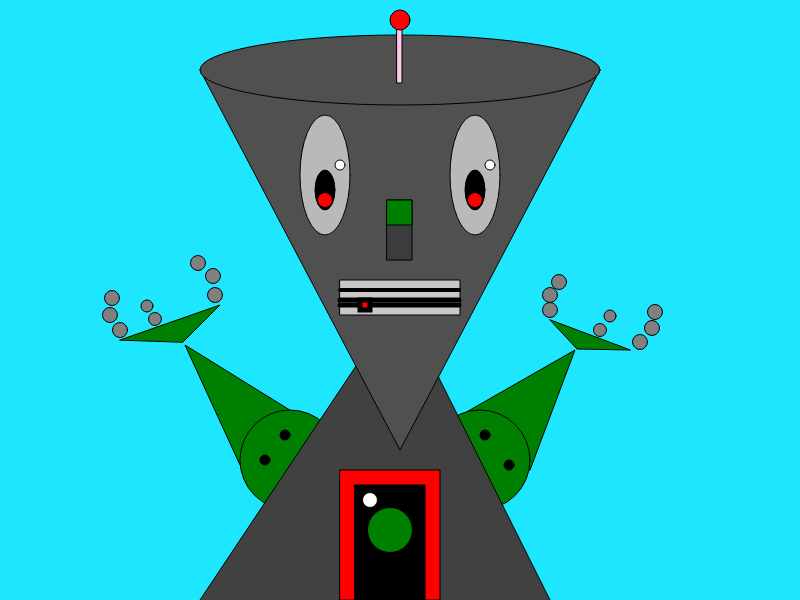
Frame 1 (no input)
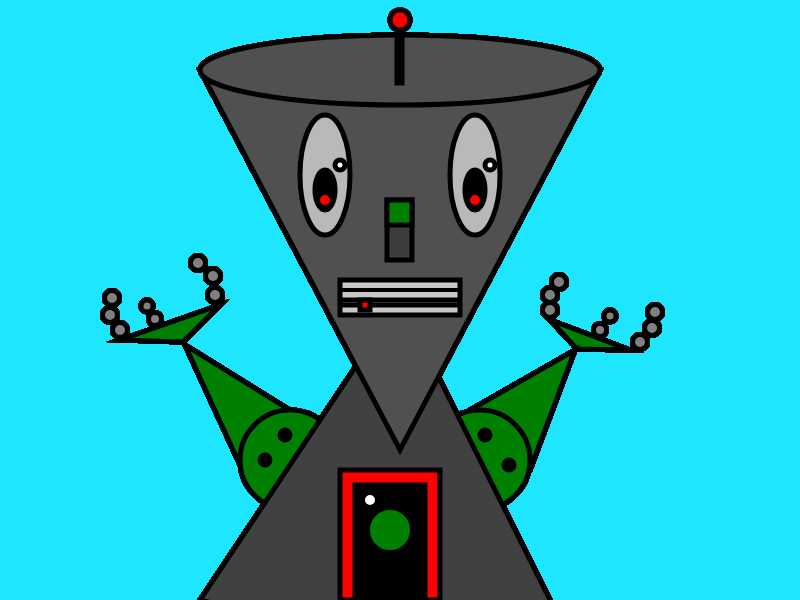
Frame 60 (no input)
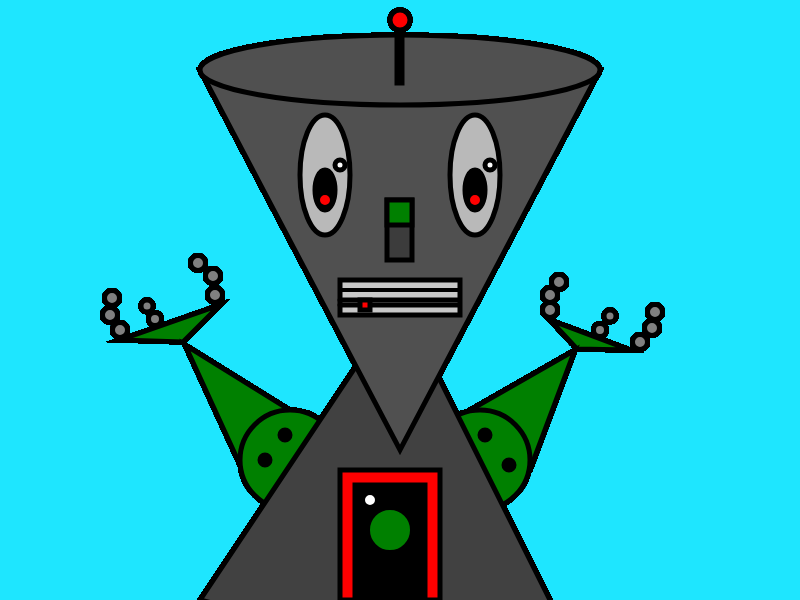
Frame 120 (the mouse pressed at the canvas centre since frame 60)

The p5.js sketch that drew these frames (run headless with seeded random() and noise() and a simulated clock; from frame 60 on, the mouse is pressed at the canvas centre):

// p5.js sketch
// ── sketch.js
// Declare the setup function
function setup(){
  // create a canvas
  createCanvas( 800, 600 );
  // color the background 'light blue' (30, 230, 255)
  background(30, 230, 255);
}


//Create Shape
function draw(){

        //Body Portion

//hand peices(left)
  fill('grey');
  ellipse(550, 310, 15, 15);
    fill('grey');
    ellipse(550, 295, 15, 15,);
      fill('grey');
      ellipse(559, 282, 15, 15);
  fill('grey');
  ellipse(640, 342, 15, 15);
    fill('grey');
    ellipse(652, 328, 15, 15);
      fill('grey');
      ellipse(655, 312, 15, 15);
  fill('grey');
  ellipse(600, 330, 13, 13);
    fill('grey');
    ellipse(610, 316, 12, 12);
//hand (right)
  fill('green');
  triangle(550, 320, 577, 349, 630, 350);
//arm (right)
  fill('green');
  triangle(530, 470, 575, 350, 400, 450);
//arm shoulder (right)
  fill('green');
  ellipse(480, 460, 100, 100);
//shoulder bolts (right)
  fill ('black');
  ellipse(485, 435, 10, 10);
  fill ('black');
  ellipse(509, 465, 10, 10);

//hand peices(left)
  fill('grey');
  ellipse(215, 295, 15, 15);
    fill('grey');
    ellipse(213, 276, 15, 15,);
      fill('grey');
      ellipse(198, 263, 15, 15);
  fill('grey');
  ellipse(120, 330, 15, 15);
    fill('grey');
    ellipse(110, 315, 15, 15);
      fill('grey');
      ellipse(112, 298, 15, 15);
  fill('grey');
  ellipse(155, 319, 13, 13);
    fill('grey');
    ellipse(147, 306, 12, 12);
//hand(left)
  fill('green');
  triangle(120, 340, 220, 305, 183, 342);
//arm (left)
  fill('green');
  triangle(330, 435, 185, 345, 240, 465);
//arm shoulder (left)
  fill('green');
  ellipse( 290, 460, 100, 100);
//shoulder bolts (left)
  fill('black');
  ellipse(285, 435, 10, 10);
  fill('black');
  ellipse(265, 460, 10, 10);


//robot body (slightly (darker) color)
  fill(65, 65, 65);
  triangle(600, 700, 400, 300, 200, 600);

//accessory pannel accent (red)
  fill('red');
  rect(340, 470, 100, 130);
//accessory pannel accent (black)
  fill ('black');
  rect(355, 485, 70, 120);
//accessory pannel accent (green)
  fill('green');
  ellipse(390, 530, 45, 45);
//accessory pannel accent (white)
  fill('white');
  ellipse(370, 500, 15, 15);


        //Head Portion

      //Robots Head
//triangle with 'grey' color
  fill(80, 80, 80);
  triangle(600, 70, 400, 450, 200, 70);
//top head ellipse with 'grey' color
  fill(80, 80, 80);
  ellipse(400, 70, 400, 70);
//robot nose
  fill(60, 60, 60);
  rect(387, 200, 25, 60);
//nose accent (green)
  fill ('green');
  rect(387, 200, 25, 25);
//rectangle antenna
  fill(255, 200, 230);
  rect( 397, 28, 5, 55);
//antenna ball
  fill('red');
  ellipse( 400, 20, 20, 20);

      //Robots Eyes
//left eye
  fill(185, 185, 185);
  ellipse(325, 175, 50, 120);
//right eye
  fill(185, 185, 185);
  ellipse(475, 175, 50, 120);
//left pupil
  fill('black');
  ellipse(325, 190, 20, 40);
//right pupil
  fill('black');
  ellipse(475, 190, 20, 40);
//red dot (left)
  fill('red')
  ellipse(325, 200, 15, 15);
//red dot (right)
  fill('red')
  ellipse(475, 200, 15, 15);
//white eye shine(left)
  fill('white');
  ellipse(490, 165, 10, 10);
//white eye shine(right)
  fill('white');
  ellipse(340, 165, 10, 10);

    //Robots Mouth
//rectangle mouth
  fill(200, 200, 200);
  rect( 340, 280, 120, 35);
//mouth stroke shading (bottom)
  strokeWeight(5);
  line( 340, 305, 459, 305 );
//mouth stroke shading (top)
  strokeWeight(4);
  line( 340, 290, 459, 290 );
//mouth stroke shading (middle)
    strokeWeight (5);
    line( 340, 300, 459, 300 );
//Red accent
  fill ('red');
  rect(360, 300, 10, 10);


}
